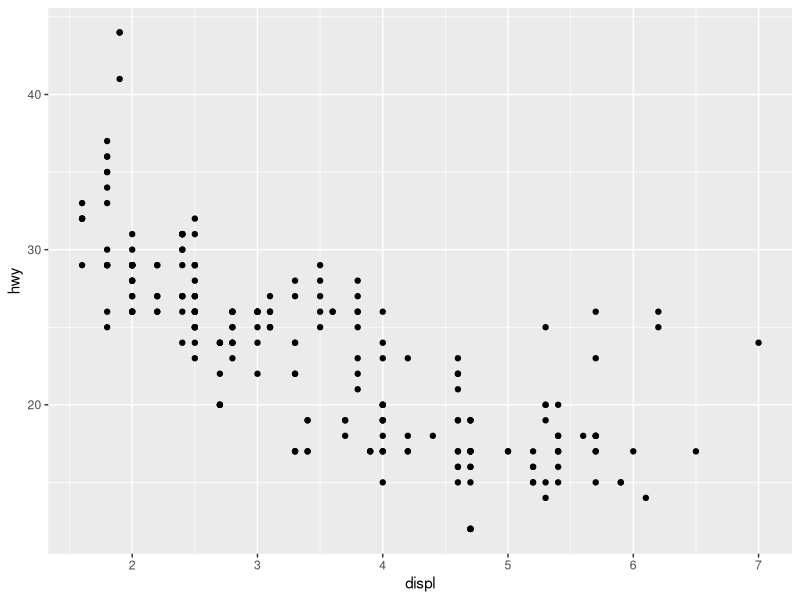
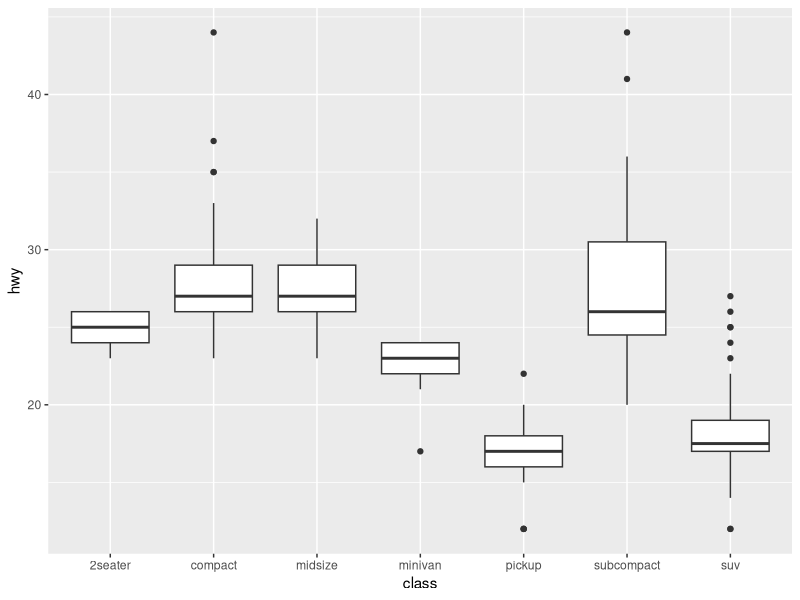
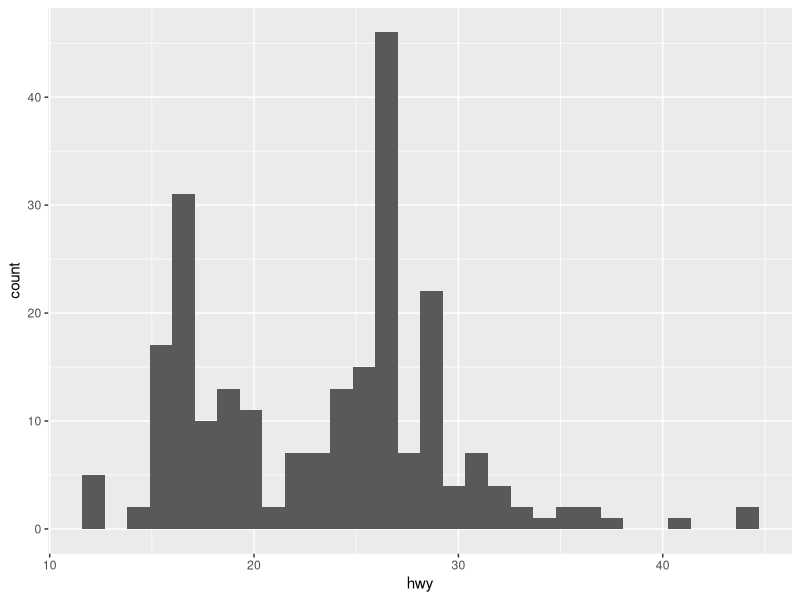
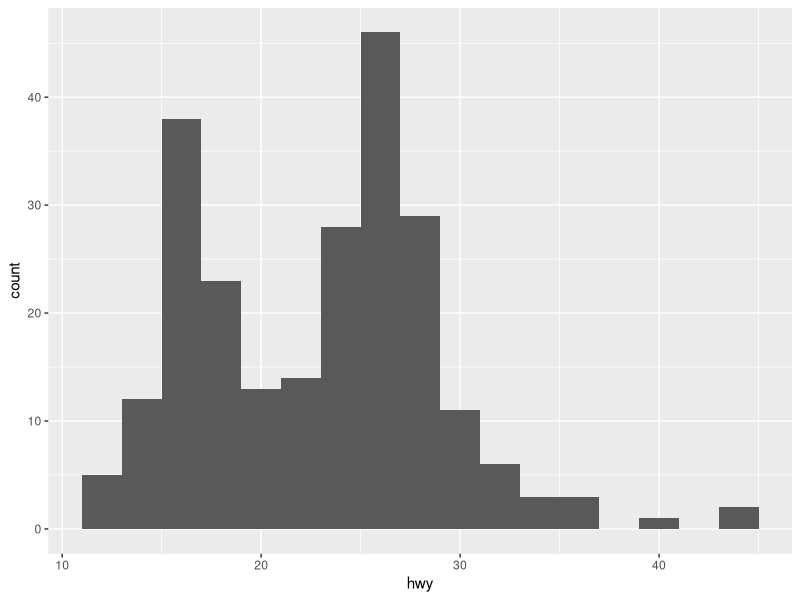
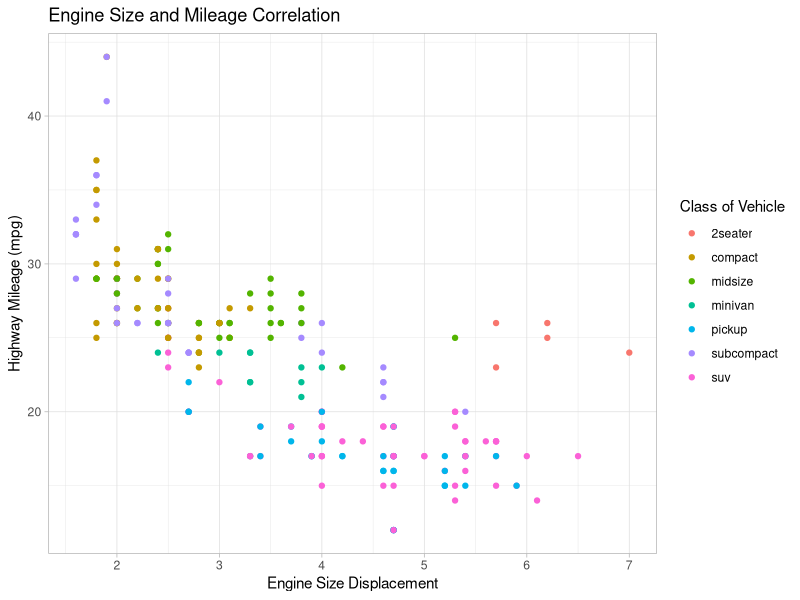
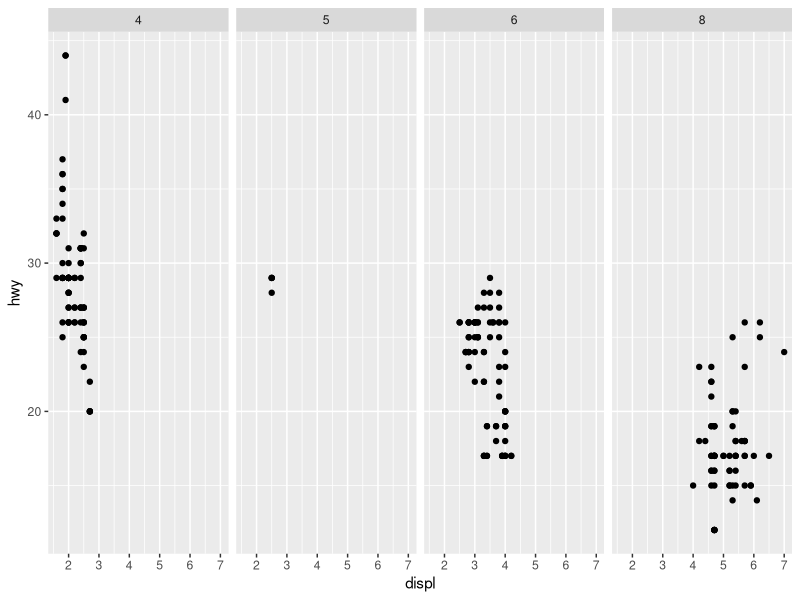
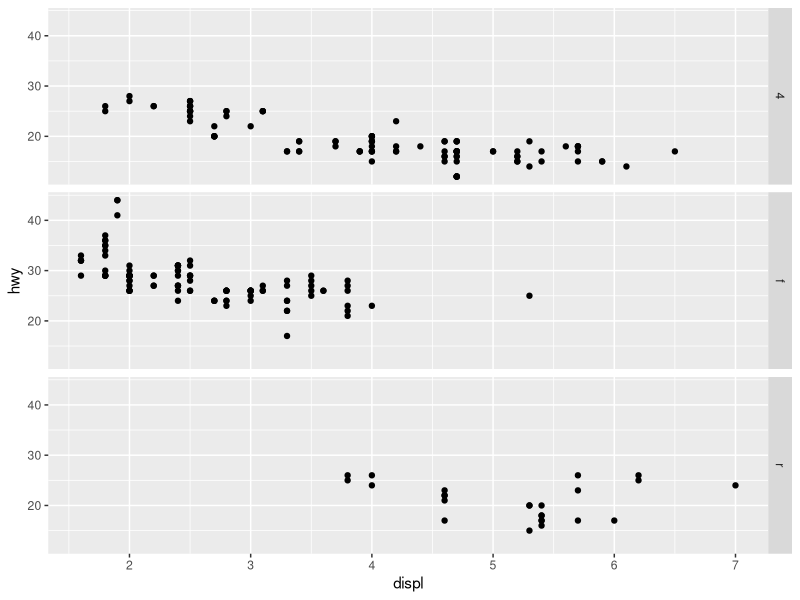
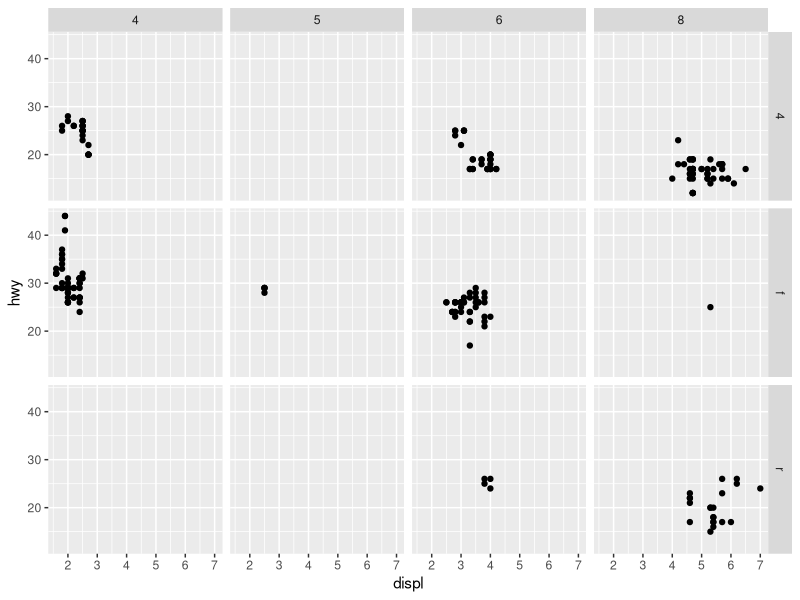

The R script that drew these images, in order:
## ---- chunk 1
#| label: setup
#| include: false
library(tidyverse)
## ---- chunk 2
#| label: adding-data
head(mpg)
## ---- chunk 3
#| label: created-graph
ggplot(mpg) +
  geom_point(aes(x = displ, y = hwy))
## ---- chunk 4
#| label: changed-to-boxplot
ggplot(data = mpg) +
  geom_boxplot(mapping = aes(x = class, y = hwy))
## ---- chunk 5
#| label: histogram
ggplot(mpg) +
  geom_histogram(aes(x = hwy))
## ---- chunk 6
#| label: histogram-width-two
ggplot(mpg) +
  geom_histogram(aes(x = hwy), binwidth = 2,)

## ---- chunk 7
#| label: exprirmenting-with-aesthetic
ggplot(data = mpg) +
  geom_point(mapping = aes(x = displ,
                           y = hwy,
                           color = class)) +
  labs(x = "Engine Size Displacement",
       y = "Highway Mileage (mpg)",
       color = "Class of Vehicle",
       title = "Engine Size and Mileage Correlation") +
  theme_light()
## ---- chunk 8
# Makes a plot that the commands below will modify
q <- ggplot(mpg) + geom_point(aes(x = displ, y = hwy))

q + facet_grid(. ~ cyl)
#code generates one row, four columns by cyl
q + facet_grid(drv ~ .)
#code generated three rows, one column by drv
q + facet_grid(drv ~ cyl)
#code generates three rows by drv, four columns by cyl
q + facet_wrap(~ class)
#code generates a graph for each value in class
## ---- chunk 9
#|label: bargraph-aesthtic-experimenting
ggplot(mpg) +
  geom_bar(aes(x = class, fill = drv),
           position = position_dodge()) +
  labs(x = "Class of Vehicle",
       y = "Number of Vehicles in Sample",
       fill = "Type of Drive") +
  theme_bw()
## ---- chunk 10
#|label: two-geometry-plot
ggplot(mpg, aes(x = displ, y = hwy)) + 
  geom_point(aes(color = class)) +
  geom_smooth(color = "black",
                  se = FALSE,
                  method = "lm") +
    scale_color_viridis_d()
#the code will add two geom's to one graph or plot

#ggsave("example.jpg", width = 6, height  = 4)
